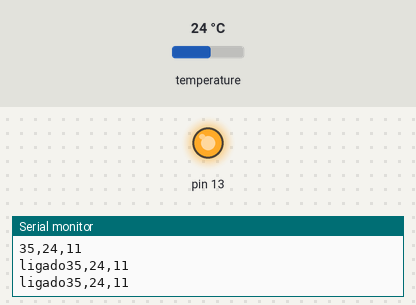
Recording of a sketch running on a simulated Arduino Uno, built with avr-gcc and run on an emulated ATmega328P. On the bench: output pins drawn as LEDs (lit = HIGH), the last lines printed to the serial monitor. The inputs (shaded band) are chosen by the test bench; at power-on: temperature 24 °C.

Above: at 1.3 s.
1.4 s: temperature set to 34.6 °C
3.2 s: temperature set to 35.7 °C
At 4.6 s:
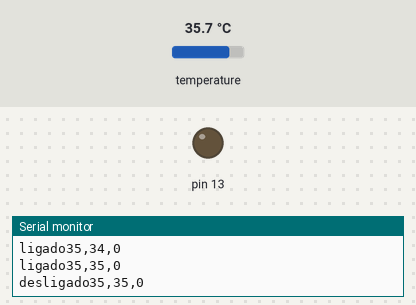
6.1 s: temperature set to 12 °C
At 7.9 s:
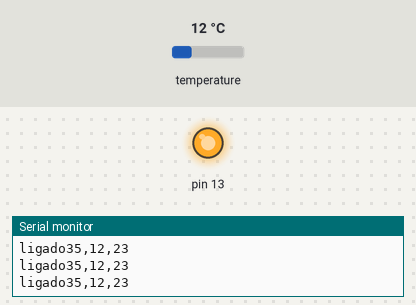
8.2 s: temperature set to 41 °C
At 10.0 s:
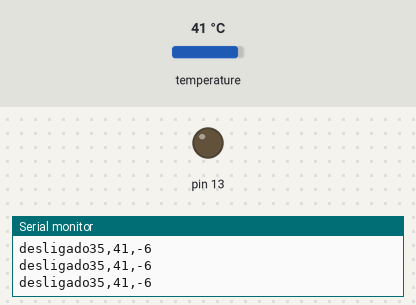
Timing chart, 0 to 11.3 s (numbered marks = the images above; inputs shaded):
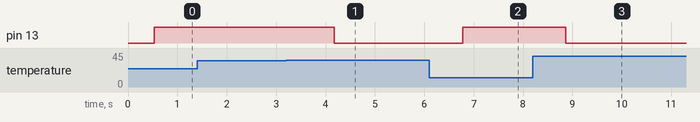

The sketch:

controleMF_sensorTemperatura.ino
```cpp
#include <Wire.h>
#include "Adafruit_SHT31.h"
Adafruit_SHT31 sht31 = Adafruit_SHT31();

float somatorioPID = 0.0,
ultimaTemperatura = 0.0,
proporcional = 0.0,
integrativo = 0.0,
derivativo = 0.0,

erro = 0.0;


float temperaturaReferencia = 35.0;

long contador = 0;
int contadorPID = 0;


void setup() {
      pinMode(13,OUTPUT);
      digitalWrite(13,LOW);


      Serial.begin(9600);
      delay(10);
      //Serial.println("SHT31 test");
      if (! sht31.begin(0x44)) {   // Set to 0x45 for alternate i2c addr
        //Serial.println("Couldn't find SHT31");
      while (1) delay(1);
      }

}

void loop() {

  //if(contador > 500000 * 2){
       float temperaturaSHT = sht31.readTemperature();

       if (! isnan(temperaturaSHT)) {  // check if 'is not a number'
          erro = temperaturaReferencia - temperaturaSHT;
         proporcional = erro * 100;                                  // kp
         integrativo += erro * 0.01;                                 // ki
         derivativo = (ultimaTemperatura - temperaturaSHT) * 0.01;  // kd

         ultimaTemperatura = temperaturaSHT;

         somatorioPID = proporcional + integrativo + derivativo;

        /* String dados = String((int)temperaturaReferencia) + "," +
               String((int)temperaturaSHT) + "," +
               String((int)erro);
        */
        //Serial.println(dados);

        Serial.print((int)temperaturaReferencia);
        Serial.print(',');
        Serial.print((int)temperaturaSHT);
        Serial.print(',');
        Serial.println((int)erro);


    delay(500);

    if(temperaturaSHT >= temperaturaReferencia){
      digitalWrite(13,LOW);
      Serial.print("desligado");
    }else{
      digitalWrite(13,HIGH);
      Serial.print("ligado");
    }

   }


    /*
   if(contadorPID <= somatorioPID){
        digitalWrite(14,HIGH);
    }else{
        digitalWrite(14,LOW);
    }

   contadorPID++;
   delayMicroseconds(50);

   if(contador > 500000){
      contador == 0;
   }

   if(contadorPID >= 20) {
      contadorPID = 0;
      contador += 50;
   }
    */


}
```

Measured:
- the behaviour switches between 34.9 and 35 °C on temperature (found by bisection; images 0 and 1)
- after the input at 3.2 s, pin 13: HIGH → LOW after 0.98 s
- after the input at 6.1 s, pin 13: LOW → HIGH after 0.68 s
- after the input at 8.2 s, pin 13: HIGH → LOW after 0.66 s
